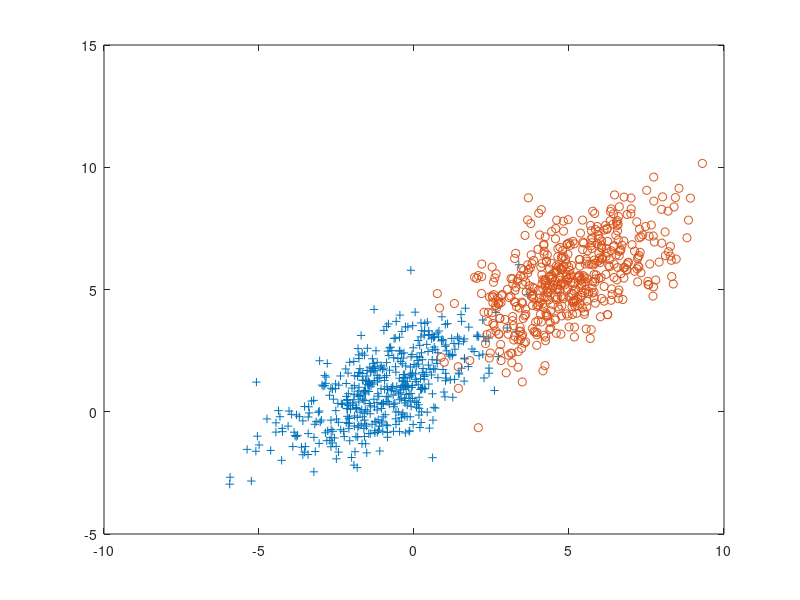

The MATLAB source for this figure: (Note: this script raises an error after producing the figure.)
clear all;
close all;
mu1 = [-1 1];
Sigma1 = [2.5 1.6; 1.6 2.5];

mu2 = [5 5.5];

q1 = mvnrnd(mu1, Sigma1, 500);
q2 = mvnrnd(mu2, Sigma1, 500);
q = [q1;q2];

plot(q1(:,1), q1(:,2),'+');
hold;
plot(q2(:,1), q2(:,2),'o');


p1 = 5/10;
p2 = 5/10;

rr1 = discriminantFunction(q, mu1, Sigma1, p1);
rr2 = discriminantFunction(q, mu2, Sigma1, p2);

rr = rr1 - rr2;
disp(rr(1));
figure;
plot(rr);

ShowDF()